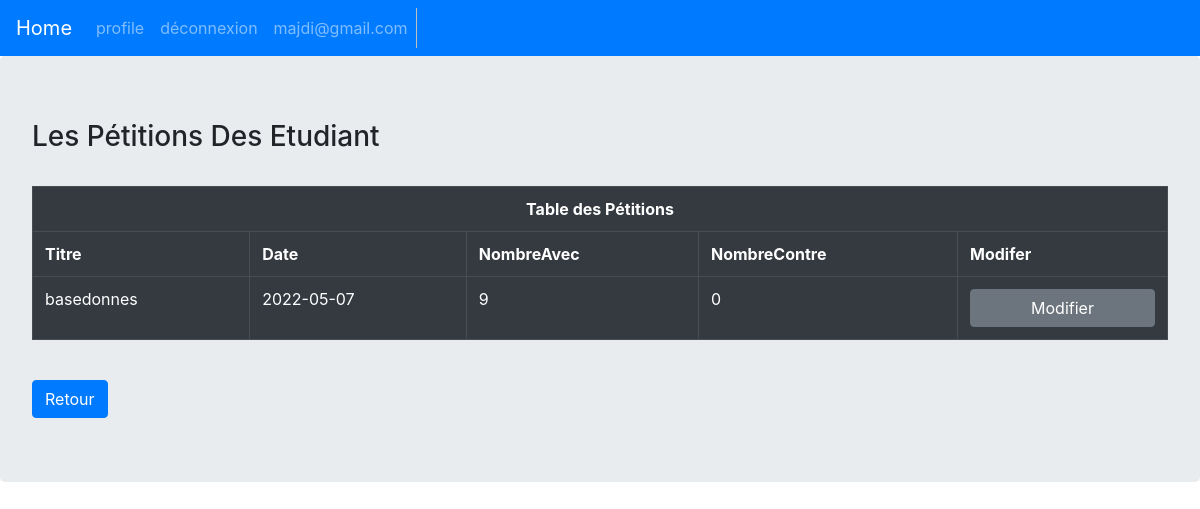
The app's page /modifpet.php (signed in) with its own data.
### tables this page shows
CREATE TABLE IF NOT EXISTS `petition` (
  `petition_id` int(8) NOT NULL AUTO_INCREMENT,
  `petition_titre` text NOT NULL,
  `petition_text` text NOT NULL,
  `petition_date` date NOT NULL,
  `avec` int(10) DEFAULT '0',
  `contre` int(10) DEFAULT '0',
  `user_id` int(8) NOT NULL,
  PRIMARY KEY (`petition_id`),
  KEY `user_id` (`user_id`)
);

### modifpet.php (the view, shortened to what this page needs)
<nav class="navbar navbar-expand-sm bg-primary navbar-dark ">
    <a class="navbar-brand" href="home.php">Home</a>
    <ul class="navbar-nav">
        <li class="nav-item"><a href="profile.php" class="nav-link">profile</a></ol>
        <li class="nav-item"><a href="login.php" class="nav-link">déconnexion</a></ol>
        <li class="nav-item"><a diseabled class="nav-link"><?php session_start(); echo $_SESSION['mail'] ?></a></li>
        <li class="nav-item"><img width="5%" height="100%" src="export.php?mail=img@img.com"/></li>
    </ul>
</nav>
<link rel="stylesheet" href="https://stackpath.bootstrapcdn.com/bootstrap/4.3.1/css/bootstrap.min.css">
<?php
$servername = 'localhost';
$username = 'root';
$password = '';
$dbname = 'pweb';
$mail = $_SESSION['mail'];
try{
    $dbco = new PDO("mysql:host=$servername;dbname=$dbname", $username, $password);
    $dbco->setAttribute(PDO::ATTR_ERRMODE, PDO::ERRMODE_EXCEPTION);
    $sth = $dbco->prepare("SELECT * FROM petition where user_id in (SELECT user_id FROM utilisateur WHERE user_profession = :profession and user_mail = :mail) ");
    $sth->bindValue(':profession', "etudiant");
    $sth->bindValue(':mail', $mail);
    $sth->execute();
    $resultat = $sth->fetchAll(PDO::FETCH_ASSOC);
    if(empty($resultat)){
        echo "Aucune petition n'a été créée";
    }
    else{
        echo "<div class='jumbotron'>";
        echo "<h3>Les Pétitions Des Etudiant</h3>";
        echo "<br>";
        echo "<table border='1' class='table table-dark table-hover'>";
        echo "<tr><th colspan='6'><center>Table des Pétitions</center></th></tr>";
        echo "<tr>";
        echo "<th>Titre</th>";
        echo "<th>Date</th>";
        echo "<th>NombreAvec</th>";
        echo "<th>NombreContre</th>";
        echo "<th>Modifer</th>";
        echo "</tr>";
        foreach($resultat as $row){
            echo "<tr>";
            echo "<td>".$row['petition_titre']."</td>";
            echo "<td>".$row['petition_date']."</td>";
            echo "<td>".$row['avec']."</td>";
            echo "<td>".$row['contre']."</td>";
            echo "<td><a class='btn btn-secondary btn-block' href='voirpetmodif.php?id=".$row['petition_id']."'>Modifier</a></td>";
            echo "</tr>";
        }
        echo "</table><br>";
        echo "<a href='home.php' class='btn btn-primary'>Retour</a>";
        echo "</div>";
    }
}
catch(PDOException $e){
    echo "Connection failed: " . $e->getMessage();
}
?>

### records on screen
petition: petition_titre "basedonnes", petition_date "2022-05-07", avec "9", contre "0"

### other values on screen
$_SESSION['mail'] "majdi@gmail.com"
